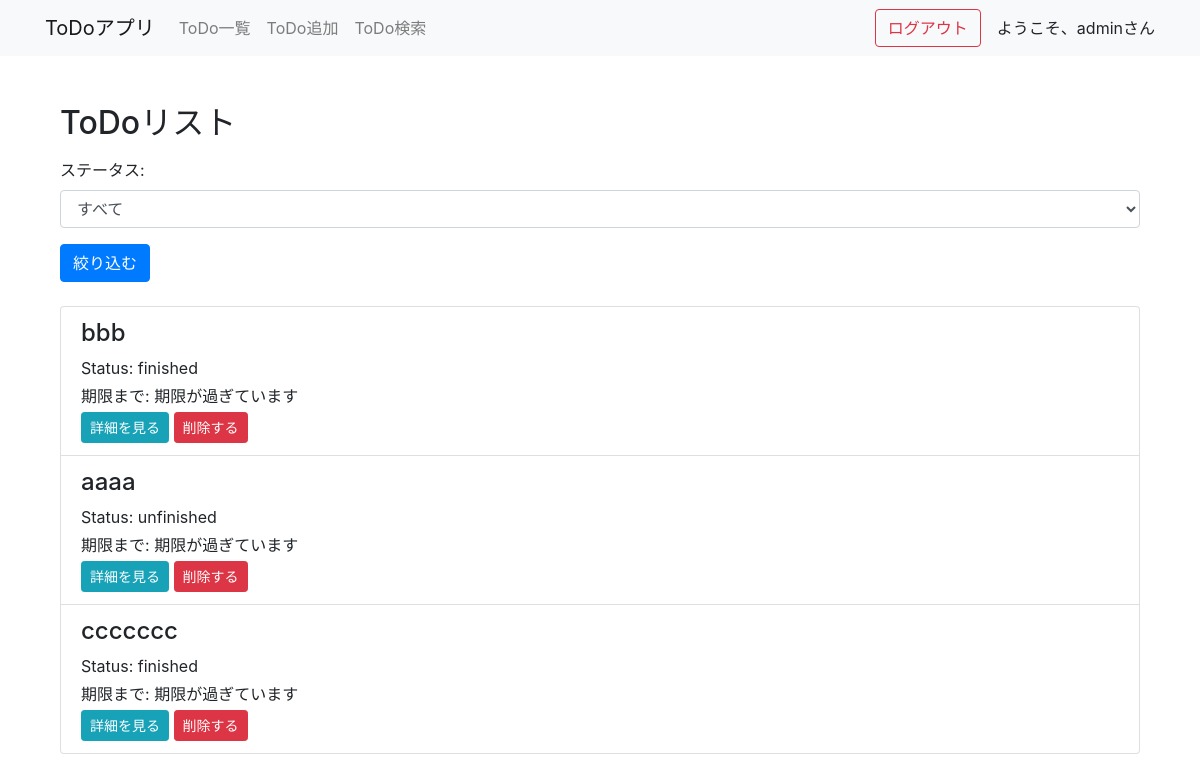
The page /todo/ (signed in) on the database its author committed.
### todo_app/models.py (models this page shows, shortened)
class Post(models.Model):
    title = models.CharField(max_length=40)
    text = models.TextField()
    date = models.DateField()
    status = models.CharField(
        max_length = 100,
        choices = CATEGORY
    )
    user = models.ForeignKey(User, on_delete=models.CASCADE)

### todo_app/views.py (the view)
# urls.py: path('todo/', views.ListTodoView.as_view(), name='todo-list'),
class ListTodoView(LoginRequiredMixin, ListView):
    template_name = 'todo/todo_list.html'
    model = Post
    context_object_name = 'todos'  # テンプレート内で使用するオブジェクトの名前を指定
    def get_queryset(self):
        status = self.request.GET.get('status')
        if status == 'finished':
            todos = Post.objects.filter(user=self.request.user, status='finished').order_by('date')
        elif status == 'unfinished':
            todos = Post.objects.filter(user=self.request.user, status='unfinished').order_by('date')
        else:
            todos = Post.objects.filter(user=self.request.user).order_by('date')
        return todos
    def get_context_data(self, **kwargs):
        context = super().get_context_data(**kwargs)
        context['status'] = self.request.GET.get('status', '')
        return context

### todo_app/templatetags/custom_filters.py (called while the page is built)
@register.filter
def days_until(target_date):
    if not isinstance(target_date, date):
        return ''
    today = date.today()
    delta = target_date - today
    if delta.days >= 0:
        return f'{delta.days}日'
    else:
        return '期限が過ぎています'

### todo_app/templates/todo/todo_list.html (shortened to what this page needs)
{% extends 'base.html' %}
{% load custom_filters %}
{% block content %}
<div class="container">
    <h2 class="mt-4 mb-3">ToDoリスト</h2>
    <form method="get" action="{% url 'todo-list' %}" class="mb-4">
        <div class="form-group">
            <label for="status">ステータス:</label>
            <select name="status" id="status" class="form-control">
                <option value="">すべて</option>
            </select>
        </div>
        <button type="submit" class="btn btn-primary">絞り込む</button>
    </form>
    <ul class="list-group">
        {% for todo in todos %}
            <li class="list-group-item">
                <h4>{{ todo.title }}</h4>
                <p class="mb-1">Status: {{ todo.status }}</p>
                <p class="mb-1">期限まで: {{ todo.date|days_until }}</p>
                <a href="{% url 'todo-detail' todo.pk %}" class="btn btn-info btn-sm">詳細を見る</a>
                <a href="{% url 'todo-delete' todo.pk %}" class="btn btn-danger btn-sm">削除する</a>
            </li>
        {% empty %}
            <li class="list-group-item">ToDoはありません。</li>
        {% endfor %}
    </ul>
</div>
{% endblock content %}

### templates/base.html (shortened to what this page needs)
<!DOCTYPE html>
<html lang="en">
<head>
    <link rel="stylesheet" href="https://stackpath.bootstrapcdn.com/bootstrap/4.5.2/css/bootstrap.min.css">
    <link rel="stylesheet" href="https://cdnjs.cloudflare.com/ajax/libs/bootstrap-datetimepicker/4.17.47/css/bootstrap-datetimepicker.min.css">
</head>
<body>
    <nav class="navbar navbar-expand-lg navbar-light bg-light">
        <div class="container">
            <a class="navbar-brand" href="#">ToDoアプリ</a>
            <div class="collapse navbar-collapse" id="navbarNav">
                <ul class="navbar-nav mr-auto">
                    {% if request.user.is_authenticated %}
                        <li class="nav-item">
                            <a class="nav-link" href="{% url 'todo-list' %}">ToDo一覧</a>
                        </li>
                        <li class="nav-item">
                            <a class="nav-link" href="{% url 'todo-create' %}">ToDo追加</a>
                        </li>
                        <li class="nav-item">
                            <a class="nav-link" href="{% url 'todo-search' %}">ToDo検索</a>
                        </li>
                    {% endif %}
                </ul>
                {% if request.user.is_authenticated %}
                    <form class="form-inline my-2 my-lg-0" method="POST" action="{% url 'accounts:logout' %}">
                        <button class="btn btn-outline-danger my-2 my-sm-0" type="submit">ログアウト</button>
                    </form>
                    <p class="ml-3 my-0">ようこそ、{{ request.user.username }}さん</p>
                {% endif %}
            </div>
        </div>
    </nav>
    <div class="container mt-4">
        <div class="row">
            <div class="col">
                {% block content %}{% endblock %}
            </div>
        </div>
    </div>
    <footer></footer>
</body>
</html>

### templates/base.html (style rules this page uses)
footer { height: 15vh; }

### rows shown on the page
Post: title "bbb", status "finished", date|days_until "期限が過ぎています"
Post: title "aaaa", status "unfinished", date|days_until "期限が過ぎています"
Post: title "ccccccc", status "finished", date|days_until "期限が過ぎています"

### other values the page prints
{{ request.user.username }} "admin"
